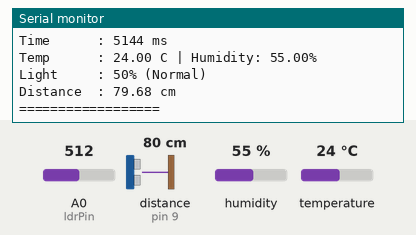
Bench run of a sketch on a simulated Arduino Uno, built with avr-gcc and run on an emulated ATmega328P. On the bench: the last lines printed to the serial monitor. Wiring (inferred from the names in the program): ultrasonic range finder: trigger pin 8; echo pin 9. Inputs (shaded band) come from the test bench; at power-on: A0 (ldrPin) = 512, distance to the obstacle (sensor on pin 9) 80 cm, humidity 55 %, temperature 24 °C. The echo pulse lasts 58.3 µs per cm.

Above: at 5.9 s.
6.0 s: A0 (ldrPin) set to 306
At 10.37 s:
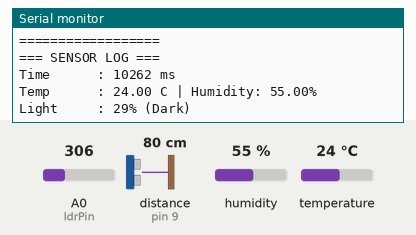
16.9 s: A0 (ldrPin) set to 992
At 20.61 s:
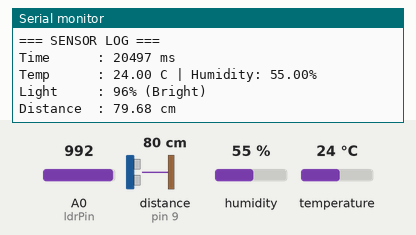
27.2 s: distance to the obstacle (sensor on pin 9) set to 2 cm
At 30.84 s:
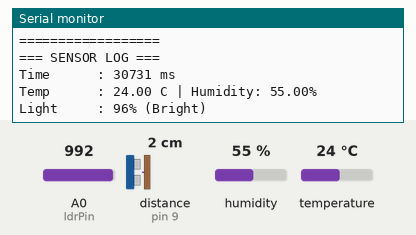
33.3 s: humidity set to 22 %
At 36.8 s:
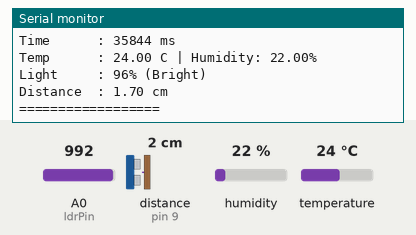
39.4 s: temperature set to 12 °C
At 41.07 s:
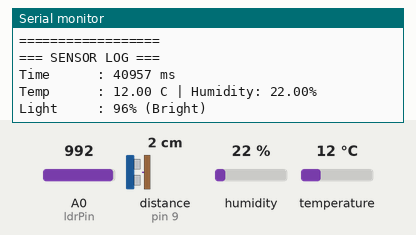
45.5 s: distance to the obstacle (sensor on pin 9) set to 4 cm
At 46.8 s:
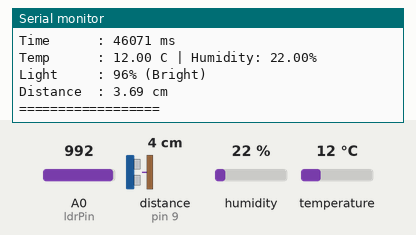
Timing chart, 0 to 48.5 s (numbered marks = the images above; inputs shaded):
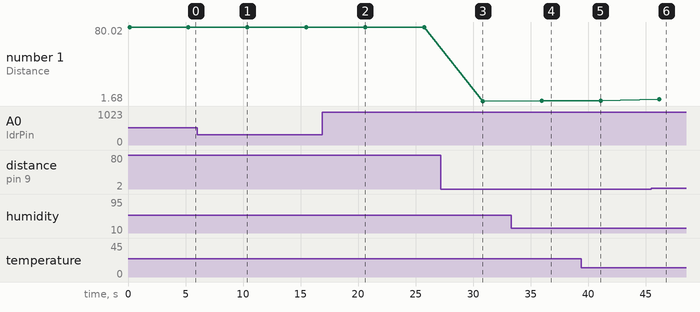

The sketch:

multi_sensor_logger.ino
```cpp
/*
  Project - Multi-Sensor Data Logger
  Name - Rajan Nanda
  Date - 6-7-2026
  Sensors:
  - DHT11 (Temperature & Humidity)
  - LDR (Light Level)
  - HC-SR04 Ultrasonic Sensor

  Output every 5 seconds
*/

#include <DHT.h>

#define DHTPIN 2
#define DHTTYPE DHT11

DHT dht(DHTPIN, DHTTYPE);

const int ldrPin = A0;

const int trigPin = 8;
const int echoPin = 9;

void setup() {

  Serial.begin(9600);

  dht.begin();

  pinMode(trigPin, OUTPUT);
  pinMode(echoPin, INPUT);
}

void loop() {

  float temperature = dht.readTemperature();
  float humidity = dht.readHumidity();

  int ldrValue = analogRead(ldrPin);

  int lightPercent = map(ldrValue, 0, 1023, 0, 100);

  String lightStatus;

  if (lightPercent >= 70)
    lightStatus = "Bright";
  else if (lightPercent >= 40)
    lightStatus = "Normal";
  else
    lightStatus = "Dark";

  // HC-SR04 Distance Measurement
  digitalWrite(trigPin, LOW);
  delayMicroseconds(2);

  digitalWrite(trigPin, HIGH);
  delayMicroseconds(10);

  digitalWrite(trigPin, LOW);

  long duration = pulseIn(echoPin, HIGH);

  float distance = duration * 0.0343 / 2;

  Serial.println("=== SENSOR LOG ===");

  Serial.print("Time      : ");
  Serial.print(millis());
  Serial.println(" ms");

  Serial.print("Temp      : ");
  Serial.print(temperature);
  Serial.print(" C | Humidity: ");
  Serial.print(humidity);
  Serial.println("%");

  Serial.print("Light     : ");
  Serial.print(lightPercent);
  Serial.print("% (");
  Serial.print(lightStatus);
  Serial.println(")");

  Serial.print("Distance  : ");
  Serial.print(distance);
  Serial.println(" cm");

  Serial.println("==================");
  Serial.println();

  delay(5000);
}
```

Measured:
- after the input at 6.0 s, the serial monitor: prints a new line after 4.3 s (image 1)
- after the input at 16.9 s, the serial monitor: prints a new line after 3.7 s (image 2)
- after the input at 27.2 s, the serial monitor: prints a new line after 3.6 s (image 3)
- after the input at 33.3 s, the serial monitor: prints a new line after 2.6 s (image 4)
- after the input at 39.4 s, the serial monitor: prints a new line after 1.6 s (image 5)
- after the input at 45.5 s, the serial monitor: prints a new line after 0.68 s (image 6)
- plotted number 1: 79.68 → 80.02 after the input at 6.0 s, 80.02 → 79.68 after the input at 16.9 s, 79.68 → 1.68 after the input at 27.2 s, 1.7 → 3.69 after the input at 45.5 s
